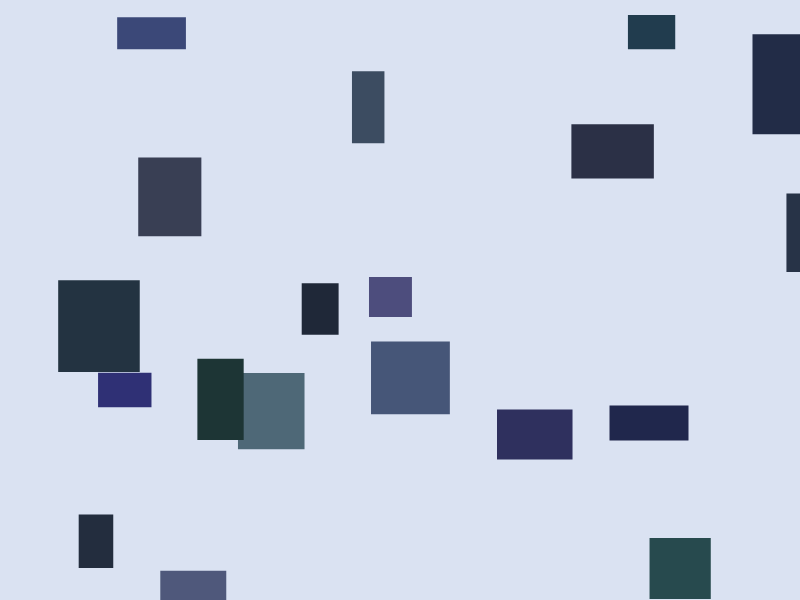
Frame 1 (no input)
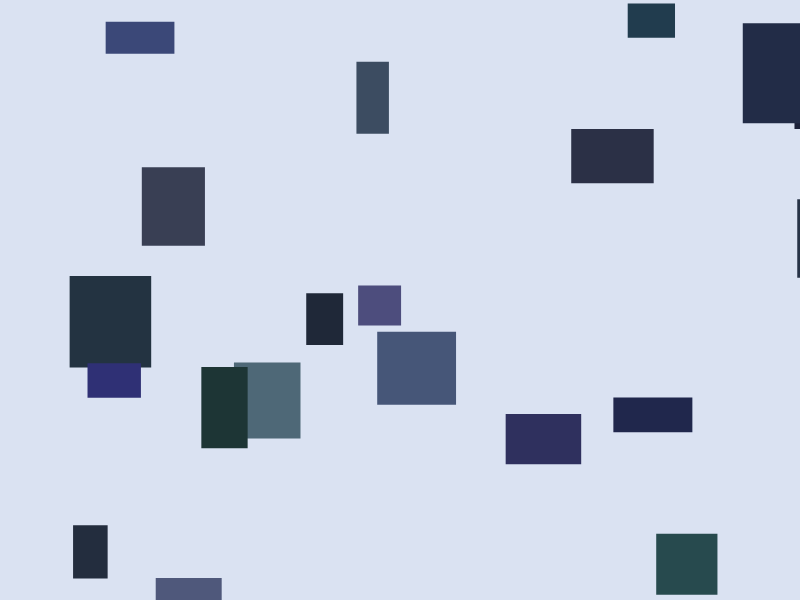
Frame 60 (no input)
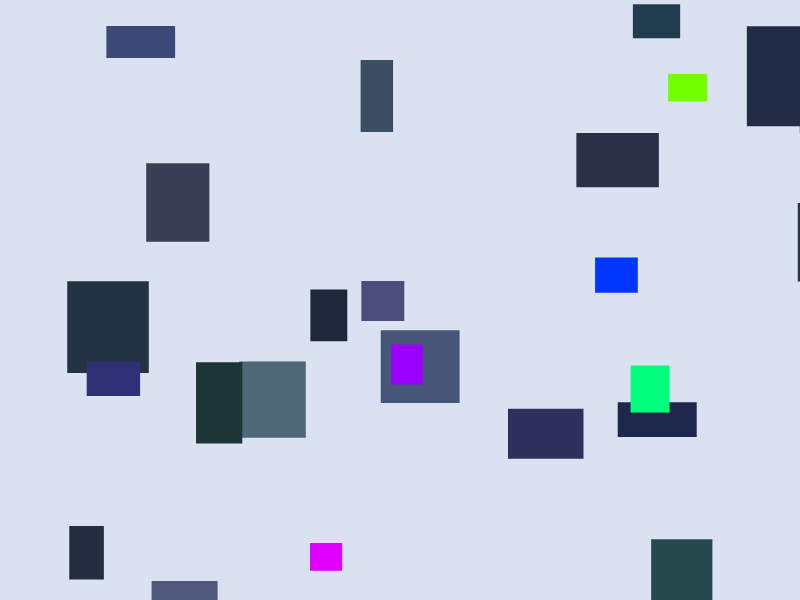
Frame 120 (the mouse pressed at the canvas centre since frame 60)

The p5.js sketch that drew these frames (run headless with seeded random() and noise() and a simulated clock; from frame 60 on, the mouse is pressed at the canvas centre):

// p5.js sketch
// ── sketch.js
let shapes = [];
let isShattered = false;
let collapseProgress = 0;

class Shape {
  constructor(x, y, w, h, color) {
    this.x = x;
    this.y = y;
    this.w = w;
    this.h = h;
    this.color = color;
    this.originalX = x;
    this.originalY = y;
    this.originalW = w;
    this.originalH = h;
  }

  display() {
    fill(this.color);
    noStroke();
    rect(this.x, this.y, this.w, this.h);
  }

  update() {
    if (isShattered) {
      // Simulate collapse and reformation
      this.x += (this.originalX - this.x) * 0.05;
      this.y += (this.originalY - this.y) * 0.05;
      this.w += (this.originalW - this.w) * 0.05;
      this.h += (this.originalH - this.h) * 0.05;
    } else {
      // Subtle movement
      this.x += sin(frameCount * 0.01 + this.originalX) * 0.2;
      this.y += cos(frameCount * 0.01 + this.originalY) * 0.2;
    }
  }

  isCollapsing() {
    return isShattered;
  }
}

function setup() {
  createCanvas(800, 600);
  colorMode(HSB, 360, 100, 100, 1);

  // Create shapes
  for (let i = 0; i < 20; i++) {
    let x = random(width);
    let y = random(height);
    let w = random(30, 100);
    let h = random(30, 100);
    let hue = random(180, 240); // Deep oceanic blues and slate greys
    let saturation = random(30, 60);
    let brightness = random(20, 50);
    let c = color(hue, saturation, brightness);

    shapes.push(new Shape(x, y, w, h, c));
  }
}

function draw() {
  background(220, 10, 95); // Muted background

  for (let shape of shapes) {
    shape.update();
    shape.display();
  }

  if (isShattered) {
    collapseProgress += 0.05;
    if (collapseProgress > 1) {
      collapseProgress = 0;
      isShattered = false;
    }
  }
}

function mousePressed() {
  if (!isShattered) {
    isShattered = true;
    // Add sharp bursts of primary color
    for (let i = 0; i < 5; i++) {
      let hue = random(0, 360);
      let saturation = 100;
      let brightness = 100;
      let c = color(hue, saturation, brightness);
      shapes.push(new Shape(random(width), random(height), random(20, 50), random(20, 50), c));
    }
  }
}
